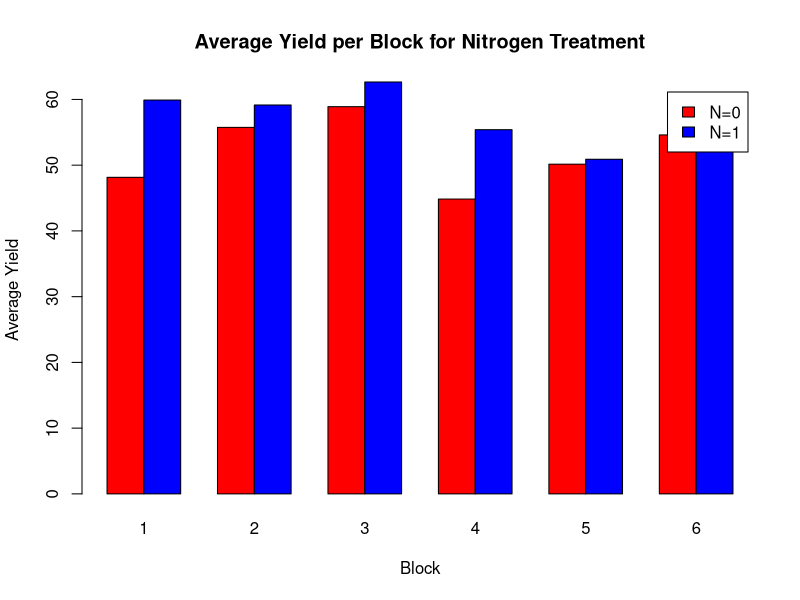

Recreate this plot in R.
library('MASS')

########### a ###########
set.seed(123)  # add random seed for reproduce

# initial params
I <- 6  # blocks
J <- 4  # plots per block

# initial data frame
randomized_design <- data.frame(block = rep(1:I, each = J), plot = rep(1:J, times = I))

# for each block b, put (N, P, K) on each 2 plots randomly
for (b in 1:I) {
  plots <- sample(1:J, J, replace = FALSE)  # randomly reorder plots in each block
  
  # put N in the header 2 plots
  randomized_design$N[randomized_design$block == b] <- ifelse(plots %in% plots[1:2], 1, 0)
  
  # randomly put P in 2 plots
  randomized_design$P[randomized_design$block == b] <- ifelse(plots %in% sample(plots, 2), 1, 0)
  
  # randomly put K in 2 plots
  randomized_design$K[randomized_design$block == b] <- ifelse(plots %in% sample(plots, 2), 1, 0)
}

# print the plots
print(randomized_design)


########### b ###########
# combine those yield in the same block same N, and calc its mean
yield_matrix <- tapply(npk$yield, list(npk$block, npk$N), mean)

# plot bars
barplot(t(yield_matrix), beside = TRUE, col = c("red", "blue"),
        legend.text = c("N=0", "N=1"),
        main = "Average Yield per Block for Nitrogen Treatment",
        xlab = "Block", ylab = "Average Yield")
